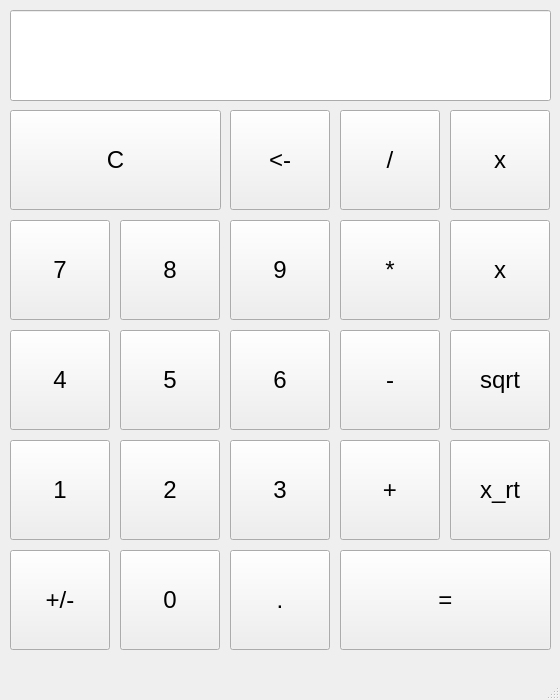
<?xml version="1.0" encoding="UTF-8"?>
<ui version="4.0">
 <class>MainWindow</class>
 <widget class="QMainWindow" name="MainWindow">
  <property name="geometry">
   <rect>
    <x>0</x>
    <y>0</y>
    <width>560</width>
    <height>700</height>
   </rect>
  </property>
  <property name="windowTitle">
   <string>MainWindow</string>
  </property>
  <widget class="QWidget" name="centralWidget">
   <widget class="QPushButton" name="pushButton_7">
    <property name="geometry">
     <rect>
      <x>10</x>
      <y>220</y>
      <width>100</width>
      <height>100</height>
     </rect>
    </property>
    <property name="font">
     <font>
      <pointsize>18</pointsize>
     </font>
    </property>
    <property name="text">
     <string>7</string>
    </property>
   </widget>
   <widget class="QPushButton" name="pushButton_8">
    <property name="geometry">
     <rect>
      <x>120</x>
      <y>220</y>
      <width>100</width>
      <height>100</height>
     </rect>
    </property>
    <property name="font">
     <font>
      <pointsize>18</pointsize>
     </font>
    </property>
    <property name="text">
     <string>8</string>
    </property>
   </widget>
   <widget class="QPushButton" name="pushButton_9">
    <property name="geometry">
     <rect>
      <x>230</x>
      <y>220</y>
      <width>100</width>
      <height>100</height>
     </rect>
    </property>
    <property name="font">
     <font>
      <pointsize>18</pointsize>
     </font>
    </property>
    <property name="text">
     <string>9</string>
    </property>
   </widget>
   <widget class="QPushButton" name="pushButton_4">
    <property name="geometry">
     <rect>
      <x>10</x>
      <y>330</y>
      <width>100</width>
      <height>100</height>
     </rect>
    </property>
    <property name="font">
     <font>
      <pointsize>18</pointsize>
     </font>
    </property>
    <property name="text">
     <string>4</string>
    </property>
   </widget>
   <widget class="QPushButton" name="pushButton_5">
    <property name="geometry">
     <rect>
      <x>120</x>
      <y>330</y>
      <width>100</width>
      <height>100</height>
     </rect>
    </property>
    <property name="font">
     <font>
      <pointsize>18</pointsize>
     </font>
    </property>
    <property name="text">
     <string>5</string>
    </property>
   </widget>
   <widget class="QPushButton" name="pushButton_6">
    <property name="geometry">
     <rect>
      <x>230</x>
      <y>330</y>
      <width>100</width>
      <height>100</height>
     </rect>
    </property>
    <property name="font">
     <font>
      <pointsize>18</pointsize>
     </font>
    </property>
    <property name="text">
     <string>6</string>
    </property>
   </widget>
   <widget class="QPushButton" name="pushButton_1">
    <property name="geometry">
     <rect>
      <x>10</x>
      <y>440</y>
      <width>100</width>
      <height>100</height>
     </rect>
    </property>
    <property name="font">
     <font>
      <pointsize>18</pointsize>
     </font>
    </property>
    <property name="text">
     <string>1</string>
    </property>
   </widget>
   <widget class="QPushButton" name="pushButton_Sign">
    <property name="geometry">
     <rect>
      <x>10</x>
      <y>550</y>
      <width>100</width>
      <height>100</height>
     </rect>
    </property>
    <property name="font">
     <font>
      <pointsize>18</pointsize>
     </font>
    </property>
    <property name="text">
     <string>+/-</string>
    </property>
   </widget>
   <widget class="QPushButton" name="pushButton_2">
    <property name="geometry">
     <rect>
      <x>120</x>
      <y>440</y>
      <width>100</width>
      <height>100</height>
     </rect>
    </property>
    <property name="font">
     <font>
      <pointsize>18</pointsize>
     </font>
    </property>
    <property name="text">
     <string>2</string>
    </property>
   </widget>
   <widget class="QPushButton" name="pushButton_0">
    <property name="geometry">
     <rect>
      <x>120</x>
      <y>550</y>
      <width>100</width>
      <height>100</height>
     </rect>
    </property>
    <property name="font">
     <font>
      <pointsize>18</pointsize>
     </font>
    </property>
    <property name="text">
     <string>0</string>
    </property>
   </widget>
   <widget class="QPushButton" name="pushButton_3">
    <property name="geometry">
     <rect>
      <x>230</x>
      <y>440</y>
      <width>100</width>
      <height>100</height>
     </rect>
    </property>
    <property name="font">
     <font>
      <pointsize>18</pointsize>
     </font>
    </property>
    <property name="text">
     <string>3</string>
    </property>
   </widget>
   <widget class="QPushButton" name="pushButton_Dot">
    <property name="geometry">
     <rect>
      <x>230</x>
      <y>550</y>
      <width>100</width>
      <height>100</height>
     </rect>
    </property>
    <property name="font">
     <font>
      <pointsize>18</pointsize>
     </font>
    </property>
    <property name="text">
     <string>.</string>
    </property>
   </widget>
   <widget class="QPushButton" name="pushButton_Sub">
    <property name="geometry">
     <rect>
      <x>340</x>
      <y>330</y>
      <width>100</width>
      <height>100</height>
     </rect>
    </property>
    <property name="font">
     <font>
      <pointsize>18</pointsize>
     </font>
    </property>
    <property name="text">
     <string>-</string>
    </property>
   </widget>
   <widget class="QPushButton" name="pushButton_Back">
    <property name="geometry">
     <rect>
      <x>230</x>
      <y>110</y>
      <width>100</width>
      <height>100</height>
     </rect>
    </property>
    <property name="font">
     <font>
      <pointsize>18</pointsize>
     </font>
    </property>
    <property name="text">
     <string>&lt;-</string>
    </property>
   </widget>
   <widget class="QPushButton" name="pushButton_Mul">
    <property name="geometry">
     <rect>
      <x>340</x>
      <y>220</y>
      <width>100</width>
      <height>100</height>
     </rect>
    </property>
    <property name="font">
     <font>
      <pointsize>18</pointsize>
     </font>
    </property>
    <property name="text">
     <string>*</string>
    </property>
   </widget>
   <widget class="QPushButton" name="pushButton_Clear">
    <property name="geometry">
     <rect>
      <x>10</x>
      <y>110</y>
      <width>211</width>
      <height>100</height>
     </rect>
    </property>
    <property name="font">
     <font>
      <pointsize>18</pointsize>
     </font>
    </property>
    <property name="text">
     <string>C</string>
    </property>
   </widget>
   <widget class="QPushButton" name="pushButton_Div">
    <property name="geometry">
     <rect>
      <x>340</x>
      <y>110</y>
      <width>100</width>
      <height>100</height>
     </rect>
    </property>
    <property name="font">
     <font>
      <pointsize>18</pointsize>
     </font>
    </property>
    <property name="text">
     <string>/</string>
    </property>
   </widget>
   <widget class="QPushButton" name="pushButton_Sqrt">
    <property name="geometry">
     <rect>
      <x>450</x>
      <y>330</y>
      <width>100</width>
      <height>100</height>
     </rect>
    </property>
    <property name="font">
     <font>
      <pointsize>18</pointsize>
     </font>
    </property>
    <property name="text">
     <string>sqrt</string>
    </property>
   </widget>
   <widget class="QPushButton" name="pushButton_Equal">
    <property name="geometry">
     <rect>
      <x>340</x>
      <y>550</y>
      <width>211</width>
      <height>100</height>
     </rect>
    </property>
    <property name="font">
     <font>
      <pointsize>18</pointsize>
     </font>
    </property>
    <property name="text">
     <string>=</string>
    </property>
   </widget>
   <widget class="QPushButton" name="pushButton_Add">
    <property name="geometry">
     <rect>
      <x>340</x>
      <y>440</y>
      <width>100</width>
      <height>100</height>
     </rect>
    </property>
    <property name="font">
     <font>
      <pointsize>18</pointsize>
     </font>
    </property>
    <property name="text">
     <string>+</string>
    </property>
   </widget>
   <widget class="QLineEdit" name="lineEdit">
    <property name="geometry">
     <rect>
      <x>10</x>
      <y>10</y>
      <width>541</width>
      <height>91</height>
     </rect>
    </property>
    <property name="font">
     <font>
      <pointsize>18</pointsize>
      <weight>50</weight>
      <bold>false</bold>
     </font>
    </property>
   </widget>
   <widget class="QPushButton" name="pushButton_Pow">
    <property name="geometry">
     <rect>
      <x>450</x>
      <y>220</y>
      <width>100</width>
      <height>100</height>
     </rect>
    </property>
    <property name="font">
     <font>
      <pointsize>18</pointsize>
     </font>
    </property>
    <property name="text">
     <string>x</string>
    </property>
   </widget>
   <widget class="QPushButton" name="pushButton_root">
    <property name="geometry">
     <rect>
      <x>450</x>
      <y>440</y>
      <width>100</width>
      <height>100</height>
     </rect>
    </property>
    <property name="font">
     <font>
      <pointsize>18</pointsize>
     </font>
    </property>
    <property name="text">
     <string>x_rt</string>
    </property>
   </widget>
   <widget class="QPushButton" name="pushButton_Pow_2">
    <property name="geometry">
     <rect>
      <x>450</x>
      <y>110</y>
      <width>100</width>
      <height>100</height>
     </rect>
    </property>
    <property name="font">
     <font>
      <pointsize>18</pointsize>
     </font>
    </property>
    <property name="text">
     <string>x</string>
    </property>
   </widget>
  </widget>
  <widget class="QMenuBar" name="menuBar">
   <property name="geometry">
    <rect>
     <x>0</x>
     <y>0</y>
     <width>560</width>
     <height>26</height>
    </rect>
   </property>
  </widget>
  <widget class="QStatusBar" name="statusBar"/>
 </widget>
 <layoutdefault spacing="6" margin="11"/>
 <resources/>
 <connections/>
</ui>
